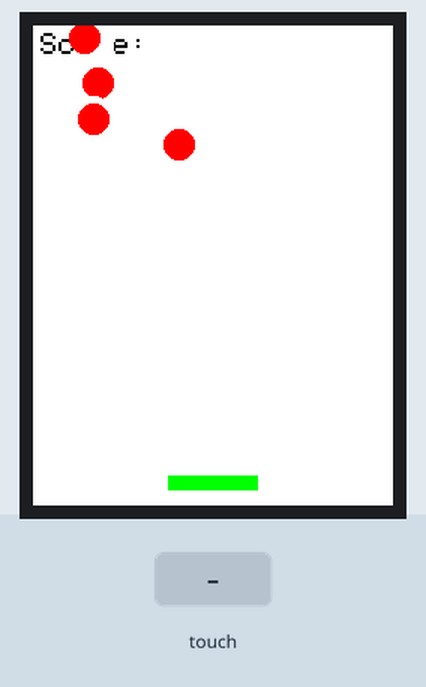
Simulated run of this sketch. Board: Arduino Uno, built with avr-gcc and run on an emulated ATmega328P. Parts: 240×320 colour display. The test bench sets the inputs (shaded band). Random numbers use the default seed unless the sketch sets one.

Above: at 1.44 s.
1.5 s: touch panel pressed at 13 % / 10 % of its raw x / y range
At 1.58 s:
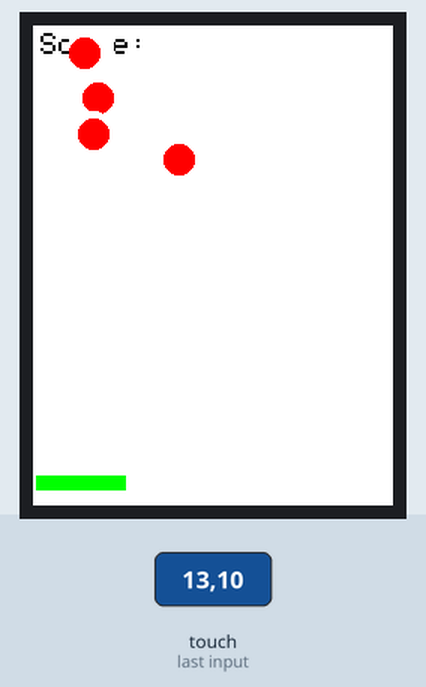
3.2 s: touch panel pressed at 13 % / 30 % of its raw x / y range
At 4.41 s:
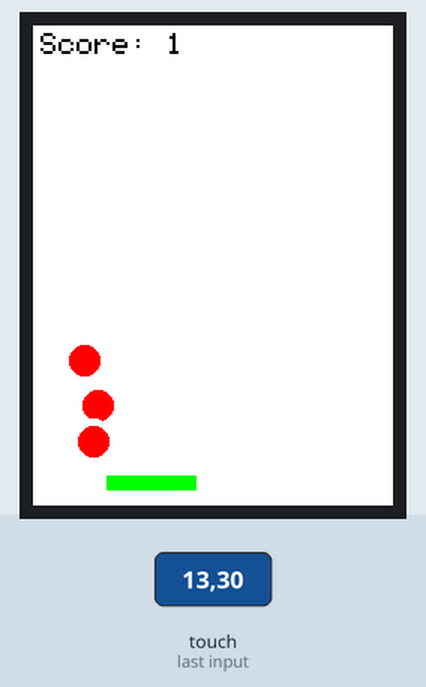

The sketch:

Catch_Apple.ino
```cpp
/*
Catch red-like apple game with touch screen

Wire Connection
📺 TFT Display (Parallel 8-bit Interface)
TFT Pin	Arduino UNO Pin	Description
DB0–DB7	D8–D0	Data bus (8-bit)
RD	A0	Read (Active Low)
WR	A1	Write (Active Low)
RS (DC)	A2	Register Select
CS	A3	Chip Select
RESET	A4	Reset (Active Low)
VCC	5V	Power
GND	GND	Ground
LED	3.3V/5V (via 100Ω)	Backlight (optional)

⚠️ You can adjust control pins in the MCUFRIEND_kbv library if using a breakout, but it's designed for shields.
*/


#include <Adafruit_GFX.h>
#include <MCUFRIEND_kbv.h>
#include <TouchScreen.h>

MCUFRIEND_kbv tft;

#define YP A1
#define XM A2
#define YM 7
#define XP 6

#define TS_MINX 120
#define TS_MAXX 920
#define TS_MINY 70
#define TS_MAXY 900

TouchScreen ts = TouchScreen(XP, YP, XM, YM, 300);

#define MINPRESSURE 200
#define MAXPRESSURE 1000

const int NUM_APPLES = 4;
int appleX[NUM_APPLES];
int appleY[NUM_APPLES];
int appleSize = 10;

int screenW, screenH;

int basketW = 60;
int basketH = 10;
int basketX;
int basketY;

int score = 0;
int speed = 5;

void drawBasket() {
  tft.fillRect(basketX, basketY, basketW, basketH, 0x07E0); // green
}

void eraseBasket() {
  tft.fillRect(basketX, basketY, basketW, basketH, 0xFFFF);
}

void drawApple(int i) {
  tft.fillCircle(appleX[i], appleY[i], appleSize, 0xF800); // red
}

void eraseApple(int i) {
  tft.fillCircle(appleX[i], appleY[i], appleSize, 0xFFFF);
}

void resetApple(int i) {
  appleX[i] = random(appleSize, screenW - appleSize);
  appleY[i] = random(-100, -10); // start above screen
}

void updateScore() {
  tft.fillRect(0, 0, screenW, 20, 0xFFFF);
  tft.setCursor(5, 5);
  tft.setTextColor(0x0000);
  tft.setTextSize(2);
  tft.print("Score: ");
  tft.print(score);
}

void setup() {
  Serial.begin(9600);
  uint16_t ID = tft.readID();
  tft.begin(ID);
  tft.setRotation(0);

  screenW = tft.width();
  screenH = tft.height();

  basketX = screenW / 2 - basketW / 2;
  basketY = screenH - basketH - 10;

  tft.fillScreen(0xFFFF);
  updateScore();
  drawBasket();

  for (int i = 0; i < NUM_APPLES; i++) {
    resetApple(i);
  }
}

void loop() {
  // Touch Input
  TSPoint p = ts.getPoint();
  pinMode(XM, OUTPUT);
  pinMode(YP, OUTPUT);

  if (p.z > MINPRESSURE && p.z < MAXPRESSURE) {
    int x = map(p.y, TS_MINY, TS_MAXY, 0, screenW);
    eraseBasket();
    basketX = constrain(x - basketW / 2, 0, screenW - basketW);
    drawBasket();
  }

  // Move apples
  for (int i = 0; i < NUM_APPLES; i++) {
    eraseApple(i);
    appleY[i] += speed;

    // Check catch
    if (appleY[i] + appleSize >= basketY && appleY[i] <= basketY + basketH &&
        appleX[i] >= basketX && appleX[i] <= basketX + basketW) {
      score++;
      updateScore();
      resetApple(i);
      if (score % 5 == 0) speed++; // increase speed every 5 points
    }
    // Missed
    else if (appleY[i] > screenH) {
      resetApple(i);
    }

    drawApple(i);
  }

  delay(50);
}
```
